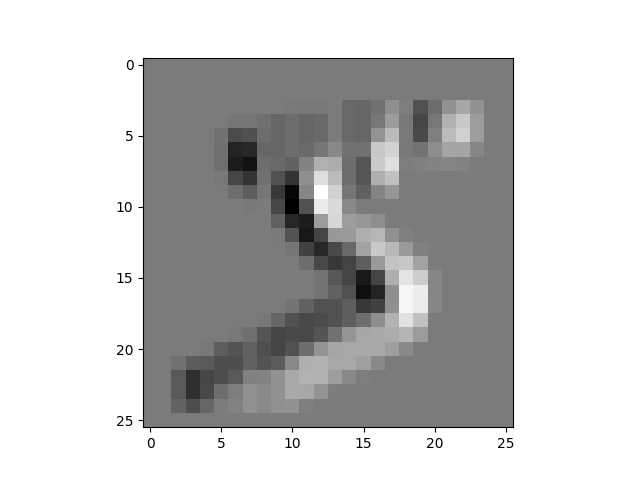

Generate this figure with Python:
#!/usr/bin/env python3

import numpy as np
import matplotlib 

matplotlib.use('Agg')
import matplotlib.pyplot as plt

convolve_grayscale_valid = __import__('0-convolve_grayscale_valid').convolve_grayscale_valid


if __name__ == '__main__':

    dataset = np.load('../../supervised_learning/data/MNIST.npz')
    images = dataset['X_train']
    print(images.shape)
    kernel = np.array([[1 ,0, -1], [1, 0, -1], [1, 0, -1]])
    images_conv = convolve_grayscale_valid(images, kernel)
    print(images_conv.shape)

    plt.imshow(images[0], cmap='gray')
    plt.show()
    plt.savefig('0-main1.png')
    plt.imshow(images_conv[0], cmap='gray')
    plt.show()
    plt.savefig('0-main2.png')
